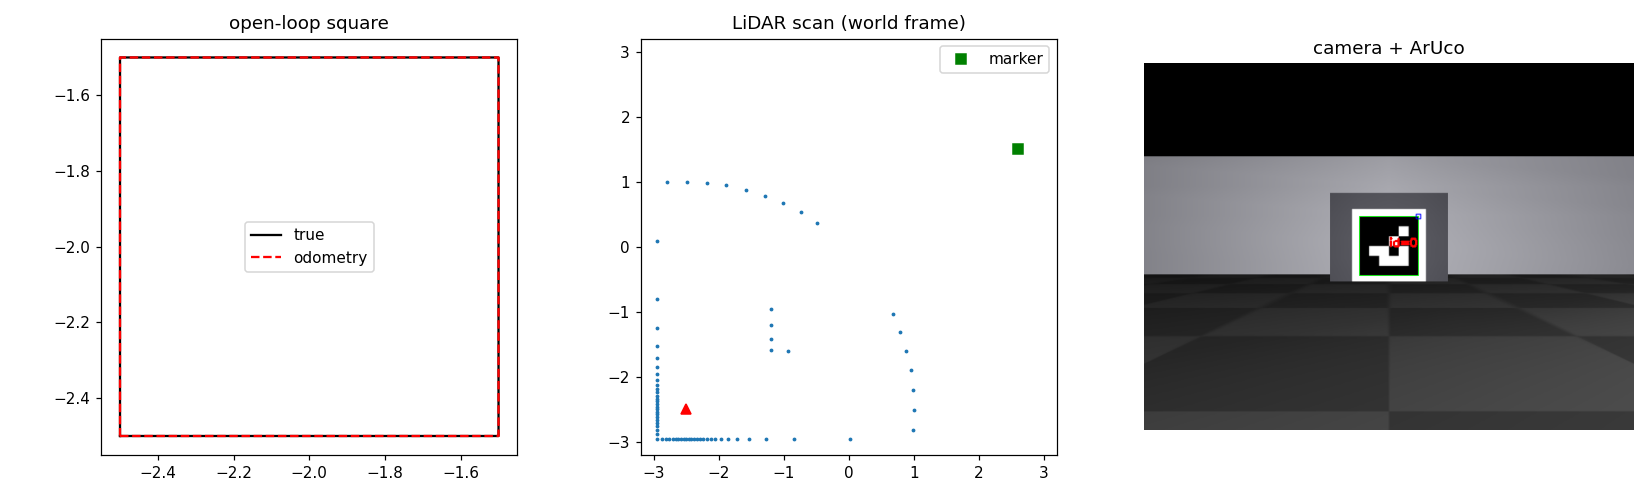

Write the Python code that produced this figure.
"""
Day-1 smoke test: drive a square open-loop and compare
  - ground truth (from the simulator, evaluation only)
  - dead-reckoned odometry (what the EKF predict step will use)
  - one LiDAR scan and one camera frame with the ArUco detection
Run:  python test_drive.py        (add MUJOCO_GL=egl or =osmesa on a headless machine)
"""
import numpy as np, matplotlib
matplotlib.use("Agg")
import matplotlib.pyplot as plt
import cv2
from tb3sim import TB3Sim, wrap

sim = TB3Sim(dt=0.05)
mk = sim.marker_xy()
sim.reset(pose=(-2.5, -2.5, 0.0))

# open-loop square: 4 x (drive 1 m, turn 90 deg)
cmds = []
for _ in range(4):
    cmds += [(0.2, 0.0)] * 100          # 0.2 m/s for 5 s  = 1 m
    cmds += [(0.0, np.pi/4)] * 40       # 45 deg/s for 2 s = 90 deg

truth, odom = [sim.true_pose()], [sim.true_pose()]   # odom starts from the true pose
x = odom[0].copy()
for v, w in cmds:
    sim.step(v, w)
    dl, dr = sim.odometry()
    ds, dth = (dl + dr) / 2, (dr - dl) / sim.WHEEL_SEP
    x = np.array([x[0] + ds * np.cos(x[2] + dth / 2),
                  x[1] + ds * np.sin(x[2] + dth / 2),
                  wrap(x[2] + dth)])
    truth.append(sim.true_pose()); odom.append(x.copy())
truth, odom = np.array(truth), np.array(odom)
print("final true pose      ", np.round(truth[-1], 3))
print("final odometry pose  ", np.round(odom[-1], 3))
print("drift after square   %.3f m" % np.linalg.norm(truth[-1, :2] - odom[-1, :2]))

# LiDAR scan at the final pose
scan, ang = sim.lidar(), sim.lidar_angles()
hit = scan > 0
pts = np.column_stack([scan[hit] * np.cos(ang[hit] + truth[-1, 2]) + truth[-1, 0],
                       scan[hit] * np.sin(ang[hit] + truth[-1, 2]) + truth[-1, 1]])

# camera + ArUco from a pose that faces the dock
sim.reset(pose=(mk[0] - 1.5, mk[1], 0.0))
img = sim.camera()
det = cv2.aruco.ArucoDetector(cv2.aruco.getPredefinedDictionary(cv2.aruco.DICT_4X4_50))
corners, ids, _ = det.detectMarkers(cv2.cvtColor(img, cv2.COLOR_RGB2GRAY))
vis = cv2.aruco.drawDetectedMarkers(img.copy(), corners, ids)
print("ArUco ids in view    ", None if ids is None else ids.ravel())

fig, ax = plt.subplots(1, 3, figsize=(15, 4.5))
ax[0].plot(truth[:, 0], truth[:, 1], "k", label="true"); ax[0].plot(odom[:, 0], odom[:, 1], "r--", label="odometry")
ax[0].set_aspect("equal"); ax[0].legend(); ax[0].set_title("open-loop square")
ax[1].plot(pts[:, 0], pts[:, 1], ".", ms=3); ax[1].plot(*truth[-1, :2], "r^")
ax[1].plot(*mk, "gs", label="marker"); ax[1].set_aspect("equal"); ax[1].set_xlim(-3.2, 3.2); ax[1].set_ylim(-3.2, 3.2)
ax[1].set_title("LiDAR scan (world frame)"); ax[1].legend()
ax[2].imshow(vis); ax[2].set_title("camera + ArUco"); ax[2].axis("off")
plt.tight_layout(); plt.savefig("test_drive.png", dpi=110)
print("saved test_drive.png")
